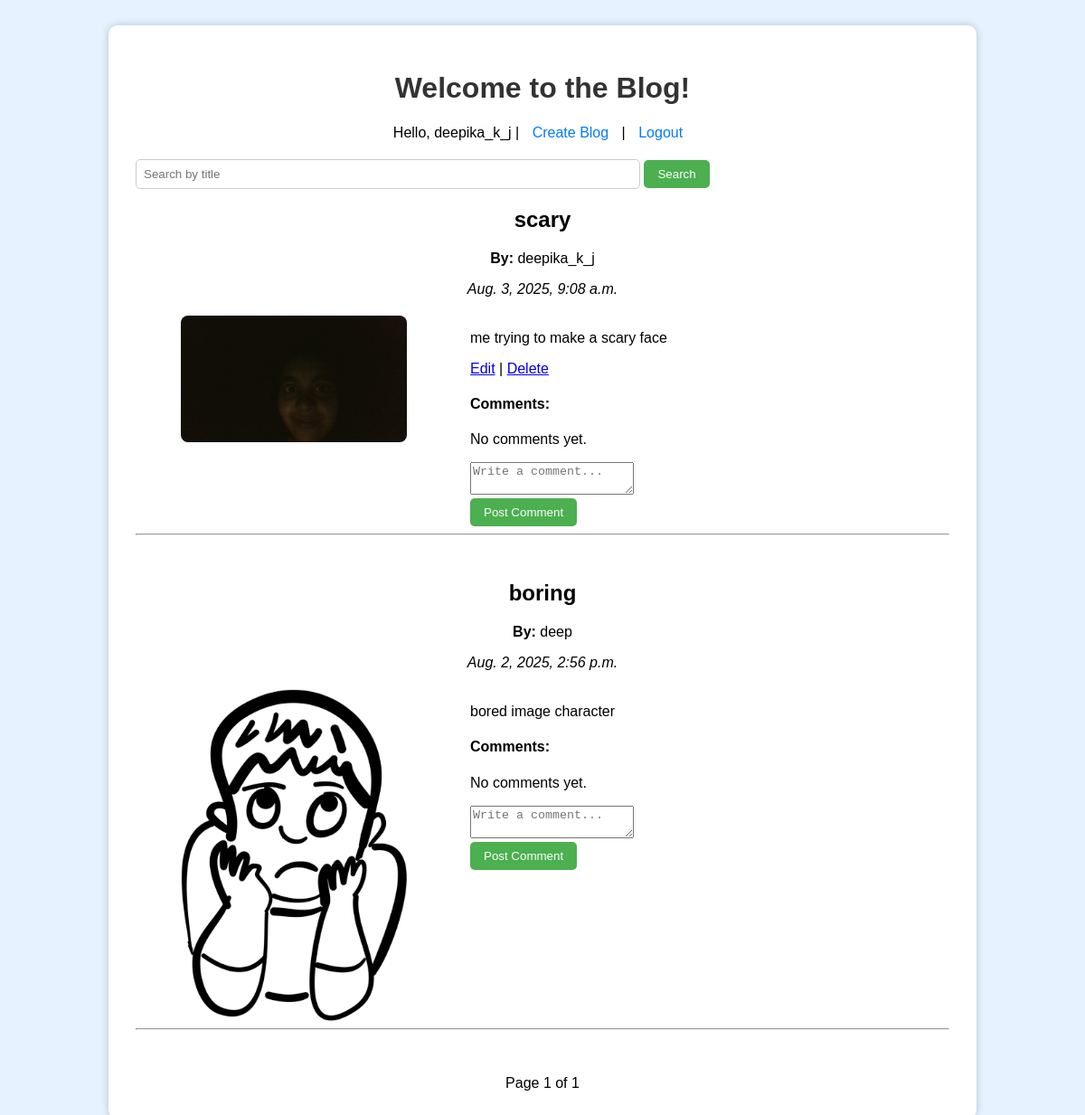
The page / (signed in) on the database as committed earlier.
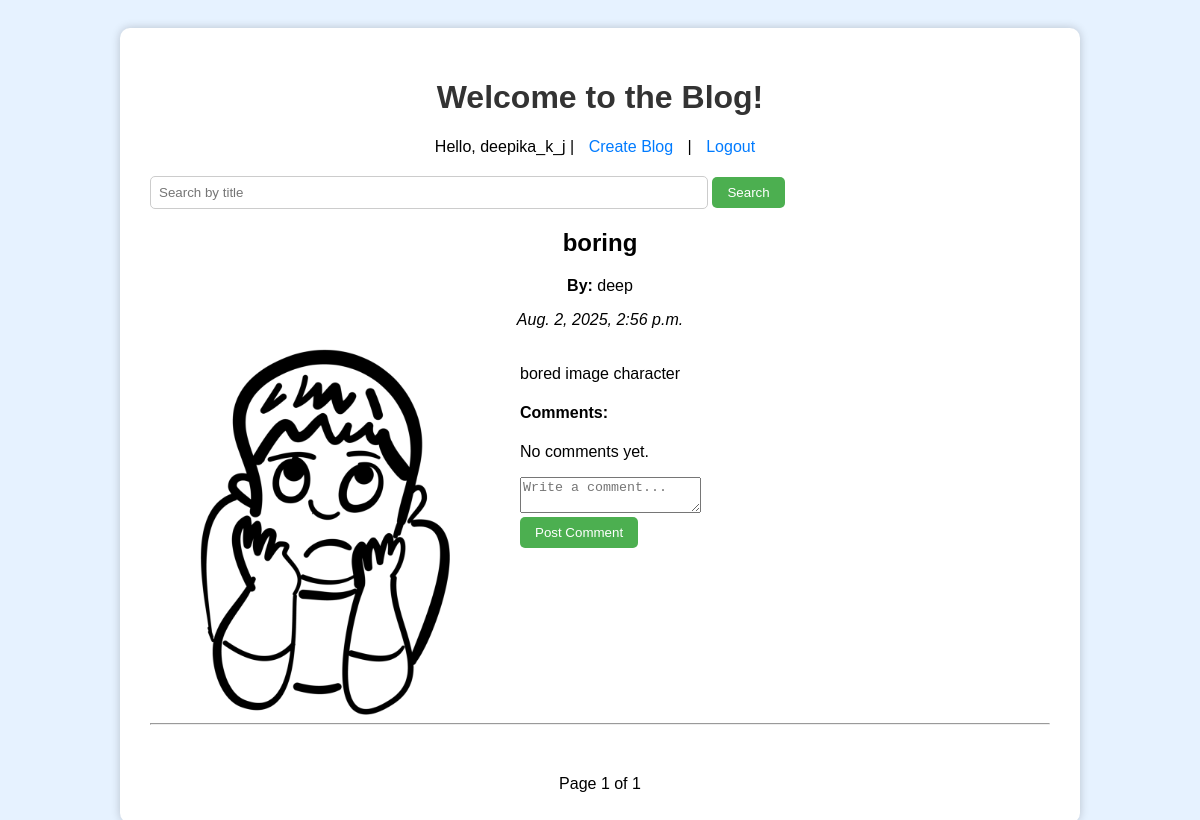
The same page on the database as committed later.
### main_app/models.py (models this page shows)
class Blog(models.Model):
    title = models.CharField(max_length=200)
    content = models.TextField()
    image = models.ImageField(upload_to='blog_images/', blank=True, null=True)
    author = models.ForeignKey(User, on_delete=models.CASCADE)
    created_at = models.DateTimeField(auto_now_add=True)
    image = models.ImageField(upload_to='blog_images/', blank=True, null=True)

### main_app/views.py (the view)
# urls.py: path('', views.home, name='home'),
@login_required
def home(request):
    query = request.GET.get('q')
    if query:
        blogs = Blog.objects.filter(title__icontains=query).order_by('-created_at')
    else:
        blogs = Blog.objects.all().order_by('-created_at')
    paginator = Paginator(blogs, 3)  # Show 3 blogs per page
    page_number = request.GET.get('page')
    page_obj = paginator.get_page(page_number)
    return render(request, 'home.html', {'page_obj': page_obj, 'query': query})

### main_app/templates/home.html (shortened to what this page needs)
<!DOCTYPE html>
<html>
<head>
</head>
<body><centre>
    <div class="container">
        <h1>Welcome to the Blog!</h1>
        {% if user.is_authenticated %}
            <div class="top-bar">
                Hello, {{ user.username }} |
                <a href="{% url 'create_blog' %}">Create Blog</a> |
                <a href="{% url 'logout' %}">Logout</a>
            </div>
            <form method="GET" action="{% url 'home' %}">
                <input type="text" name="q" placeholder="Search by title" value="{{ query|default:'' }}">
                <button type="submit">Search</button>
            </form>
            {% for blog in page_obj %}
    <div style="margin-bottom: 50px; text-align: center;">
        <h2>{{ blog.title }}</h2>
        <p><strong>By:</strong> {{ blog.author.username }}</p>
        <p><em>{{ blog.created_at }}</em></p>
        <div style="display: flex; justify-content: flex-start; align-items: flex-start; gap: 70px; margin-top: 20px;margin-left:50px;">
            {% if blog.image %}
                <img src="{{ blog.image.url }}" width="250" style="border-radius: 8px;">
            {% endif %}
            <div style="text-align: left; max-width: 500px;">
                <p>{{ blog.content }}</p>
                {% if user == blog.author %}
                    <p>
                        <a href="{% url 'edit_blog' blog.id %}">Edit</a> |
                        <a href="{% url 'delete_blog' blog.id %}">Delete</a>
                    </p>
                {% endif %}
                <h4>Comments:</h4>
                {% for comment in blog.comments.all %}
                    <p><strong>{{ comment.author.username }}:</strong> {{ comment.text }}</p>
                {% empty %}
                    <p>No comments yet.</p>
                {% endfor %}
                <form method="POST" action="{% url 'comment_blog' blog.id %}">
                    <textarea name="text" placeholder="Write a comment..." required></textarea><br>
                    <button type="submit">Post Comment</button>
                </form>
            </div>
        </div>
        <hr>
    </div>
{% endfor %}
            <div class="pagination">
                <span>Page {{ page_obj.number }} of {{ page_obj.paginator.num_pages }}</span>
            </div>
        {% else %}
            <p><a href="{% url 'login' %}">Login</a> to view blogs.</p>
        {% endif %}
    </div>
</body></centre>
</html>

### main_app/templates/home.html (style rules this page uses)
body { background-color: #e6f2ff; font-family: Arial, sans-serif; padding: 20px; }
.container { max-width: 900px; margin: auto; background: white; padding: 30px; border-radius: 10px; box-shadow: 0 0 10px rgba(0,0,0,0.2); }
h1 { text-align: center; color: #333; }
.top-bar { text-align: center; margin-bottom: 20px; }
.top-bar a { margin: 0 10px; text-decoration: none; color: #007bff; }
form input[type="text"] { width: 60%; padding: 8px; border: 1px solid #ccc; border-radius: 5px; }
form button { padding: 8px 15px; border: none; background-color: #4CAF50; color: white; border-radius: 5px; }
.pagination { text-align: center; margin-top: 30px; }

Rows that differ between the two databases and show on the page:
removed Blog: title "scary", author.username "deepika_k_j", created_at "Aug. 3, 2025, 9:08 a.m.", image (picture), content "me trying to make a scary face", shows "Edit"
